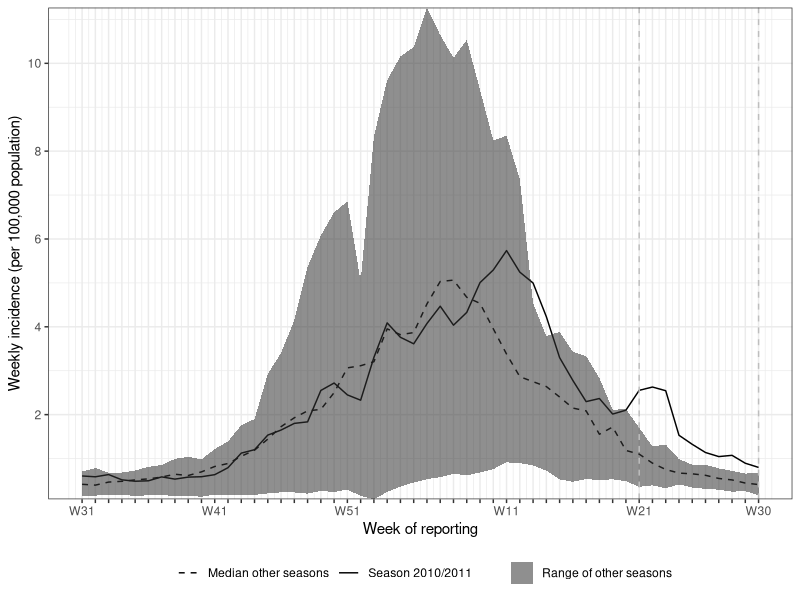

Source code (R):
# Load packages
library("data.table")
library("ggplot2")
library("dplyr")

# Read data
alldata <- fread("Data/alldata.csv", data.table = FALSE)

# Remove first column
alldata$V1 <- NULL

# Get aggregated data 
alldata <- alldata %>% group_by(season, week) %>%
  summarise(y = sum(Cases), pop = sum(Population), o104wk = max(o104wk))

# Get incidence (per 100,000 population)
alldata$incidence <- alldata$y*100000/alldata$pop

# Fix ymin, ymax and ymed
alldata.tmp <- alldata %>% filter(season != 2010) %>% group_by(week) %>%
  summarise(ymax = max(incidence), ymin = min(incidence), ymed = median(incidence))

# Join to whole data
alldata <- left_join(alldata, alldata.tmp)

# Filter out and use season 2010
alldata2010 <- alldata %>% filter(season == 2010)

# Some annoying ugly things to get tick marks for all weeks. 
# (Sugestions for doing this nicer are very welcome)
breaks <- 1:52
ind <- which(breaks %in% c(1, 11, 21, 33, 43, 52))
labels <- vector(length = length(breaks))
labels[ind] <- paste0("W", c(31, 41, 51, 11, 21, 30))
labels[-ind] <- ""

# Do the plotting in way to many lines
# ADD LEGEND! Colours might be nice. Maybe write "Outbreak period" and
# "Sprout warning issued".
pdf("Figures/Figure1RKI.pdf", width=6, height=4, paper='special') 
ggplot(data = alldata2010, aes(x = week, y = incidence)) +
  geom_line(aes(y = ymed, linetype="dashed")) +
  geom_line(aes(linetype="solid")) +
  geom_ribbon(aes(ymin = ymin, ymax = ymax, alpha = 0.01)) +
  xlab("Week of reporting") + ylab("Weekly incidence (per 100,000 population)")+
  scale_y_continuous(expand = c(0,0), breaks = seq(0, 12, 2)) +
  theme_bw() +
  theme(legend.position = "bottom") +
  scale_x_continuous(breaks = breaks,
                     labels = labels) +
  geom_vline(xintercept = c(which(diff(alldata2010$o104wk) != 0) + 1,
                            nrow(alldata2010)),
             linetype = "dashed", colour = "grey") + 
  scale_alpha("", labels="Range of other seasons") +
  scale_linetype_manual("", values = c("dashed","solid"),
                        labels=c("Median other seasons","Season 2010/2011")) 
dev.off()
